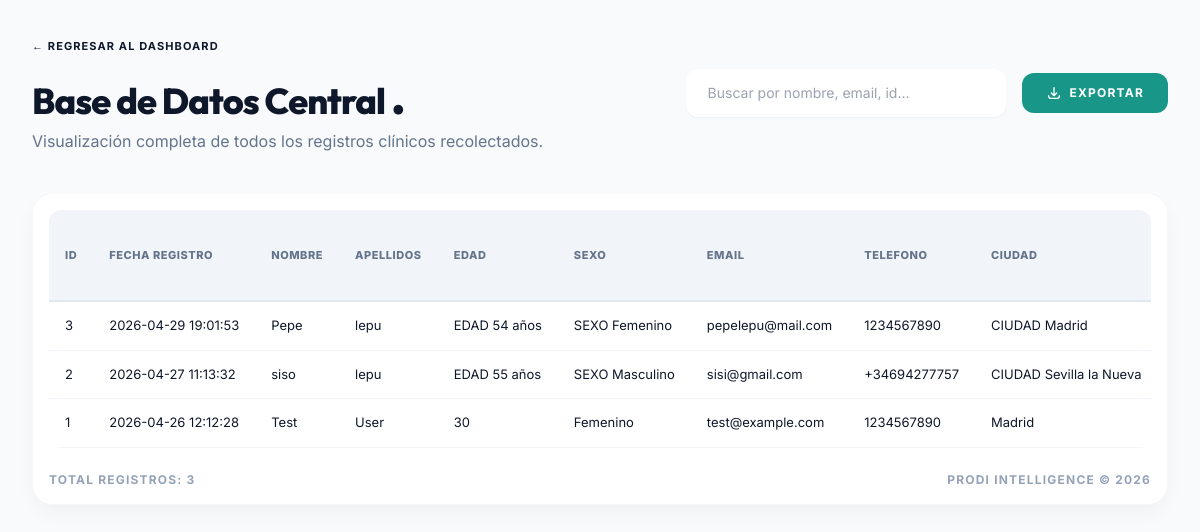
Before: /base_de_datos (signed in) with the older database file.
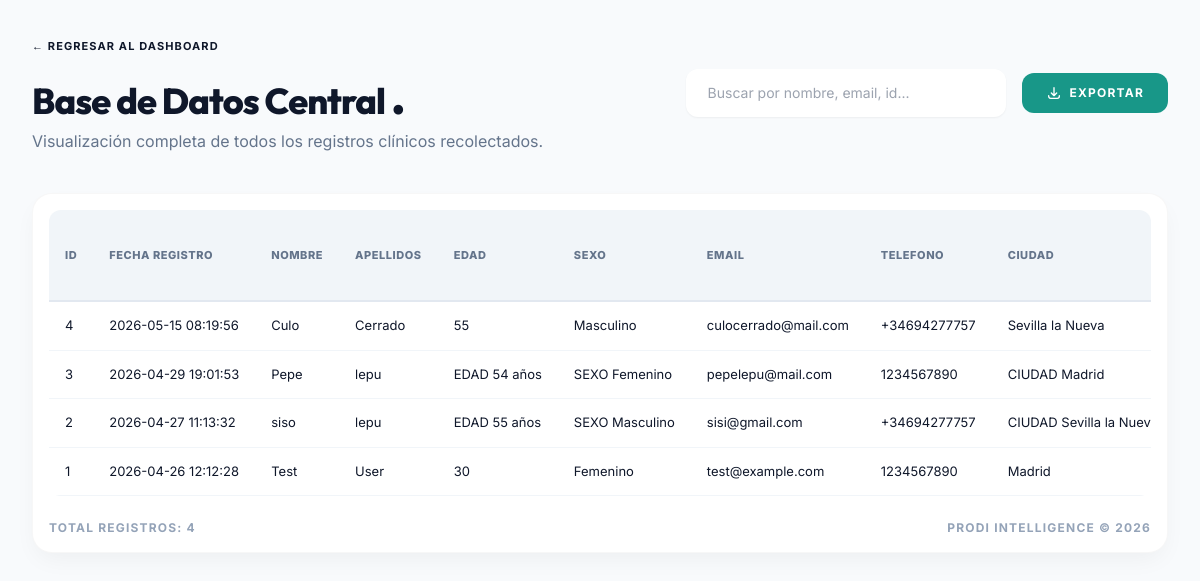
After: the same page with the newer database file.
### tables this page shows
CREATE TABLE historias_clinicas (
            id INTEGER PRIMARY KEY AUTOINCREMENT,
            fecha_registro TEXT DEFAULT CURRENT_TIMESTAMP,
            nombre TEXT, apellidos TEXT, edad INTEGER, sexo TEXT,
            email TEXT, telefono TEXT, ciudad TEXT, pais TEXT,
            antecedentes TEXT, presion_sistolica INTEGER, presion_diastolica INTEGER,
            medicamento_presion TEXT, glucosa_ayunas INTEGER, medicamento_glucosa TEXT,
            hba1c REAL, colesterol_total INTEGER, trigliceridos INTEGER,
            colesterol_ldl INTEGER, colesterol_hdl INTEGER, medicamento_lipidos TEXT,
            peso_kg REAL, talla_cm REAL, perimetro_abdominal REAL, medicamento_peso TEXT,
            desea_bajar_peso TEXT, porcentaje_perdida TEXT, tiempo_perdida TEXT,
            habito_tabaquico TEXT, exposicion_humo TEXT, nivel_actividad TEXT,
            minutos_actividad_semana TEXT, raciones_frutas INTEGER, raciones_vegetales INTEGER,
            raciones_grano_entero INTEGER, raciones_pescado INTEGER, vasos_bebidas_azucaradas INTEGER,
            habitos_sal TEXT, frecuencia_lacteos TEXT, frecuencia_carnes TEXT,
            frecuencia_alcohol TEXT, cantidad_alcohol TEXT, puntuacion_sueno INTEGER,
            ronca TEXT, circunferencia_cuello REAL, enfermedades_presentadas TEXT,
            escala_salud_hoy INTEGER, ansiedad_nervios TEXT, control_preocupacion TEXT,
            poco_interes TEXT, sentimiento_deprimido TEXT, nivel_optimismo INTEGER,
            nivel_pesimismo INTEGER, notas_medico TEXT, analisis_driver TEXT,
            rec_actividad TEXT, rec_alcohol TEXT, rec_ansiedad TEXT, rec_apnea TEXT,
            rec_azucar TEXT, rec_carnes TEXT, rec_depresion TEXT, rec_frutas TEXT,
            rec_glucosa TEXT, rec_granos TEXT, rec_lacteos TEXT, rec_lipidos_cardio TEXT,
            rec_lipidos TEXT, rec_optimismo TEXT, rec_pasivo TEXT, rec_pescado TEXT,
            rec_pesimismo TEXT, rec_presion TEXT, rec_sodio TEXT, rec_tabaco TEXT,
            rec_vegetales TEXT, diag_lipidos TEXT,
            -- Metas Nutricionales
            calorias_diarias REAL, gramos_carbohidratos REAL, porciones_vegetales INTEGER, 
            porciones_fruta INTEGER, gramos_proteina_total REAL, gramos_grasa REAL, 
            meta_kg REAL, total_perder_kg REAL, tiempo_meses INTEGER
        , reporte_visto INTEGER DEFAULT 0);

CREATE TABLE perfil_nutricional (
            id INTEGER PRIMARY KEY AUTOINCREMENT,
            paciente_id INTEGER UNIQUE,
            deseo_bajar_peso TEXT,
            porcentaje_peso TEXT,
            saciedad_baseline INTEGER,
            preferencia_sabor TEXT,
            vegetariano TEXT,
            consumo_leche_huevos TEXT,
            frecuencia_procesados TEXT,
            frecuencia_frituras TEXT,
            frecuencia_carnes_rojas TEXT,
            frecuencia_frutas_veg TEXT,
            frecuencia_legumbres TEXT,
            frecuencia_alcohol TEXT,
            frecuencia_bebidas_azucaradas TEXT,
            fecha_registro DATETIME DEFAULT CURRENT_TIMESTAMP,
            FOREIGN KEY (paciente_id) REFERENCES historias_clinicas(id)
        );

### app.py (the view)
@app.route('/base_de_datos')
def base_de_datos():
    if 'user_id' not in session or session.get('role') != 'admin':
        return redirect(url_for('login'))
    try:
        conn = sqlite3.connect('prodi_salud.db')
        conn.row_factory = sqlite3.Row
        cursor = conn.cursor()
        cursor.execute("PRAGMA table_info(historias_clinicas)")
        cols_hc = [row[1] for row in cursor.fetchall() if row[1] != 'analisis_driver']
        cursor.execute("PRAGMA table_info(perfil_nutricional)")
        cols_pn = [row[1] for row in cursor.fetchall() if row[1] not in ['id', 'paciente_id', 'fecha_registro']]
        hc_select = ", ".join([f"hc.{c}" for c in cols_hc])
        pn_select = ", ".join([f"pn.{c} as pn_{c}" for c in cols_pn]) if cols_pn else ""
        columnas_finales = cols_hc + [f"pn_{c}" for c in cols_pn]
        query = f"""
            SELECT {hc_select} {', ' + pn_select if pn_select else ''}
            FROM historias_clinicas hc
            LEFT JOIN perfil_nutricional pn ON hc.id = pn.paciente_id
            ORDER BY hc.id DESC
        """
        cursor.execute(query)
        filas_raw = cursor.fetchall()
        filas = []
        for row in filas_raw:
            p_id = row['id']
            cursor.execute("""
                SELECT alimento_id FROM preferencias_alimentos
                WHERE paciente_id = ? AND tipo = 'fruta' AND puntuacion >= 4
                LIMIT 3
            """, (p_id,))
            top_frutas = ", ".join([r[0].capitalize() for r in cursor.fetchall()])
            cursor.execute("""
                SELECT alimento_id FROM preferencias_alimentos
                WHERE paciente_id = ? AND tipo = 'verdura' AND puntuacion >= 4
                LIMIT 3
            """, (p_id,))
            top_verduras = ", ".join([r[0].capitalize() for r in cursor.fetchall()])
            d = dict(row)
            d['pn_top_frutas'] = top_frutas if top_frutas else "--"
            d['pn_top_verduras'] = top_verduras if top_verduras else "--"
            filas.append(d)
        columnas_finales = columnas_finales + ['pn_top_frutas', 'pn_top_verduras']
        conn.close()
        return render_template('base_de_datos.html', columnas=columnas_finales, filas=filas)
    except Exception as e:
        print(f"Error en base_de_datos extendida: {e}")
        return f"Error al cargar la base de datos extendida: {e}", 500

### templates/base_de_datos.html (shortened to what this page needs)
<!DOCTYPE html>
<html lang="es">
<head>
    <script src="https://cdn.tailwindcss.com"></script>
</head>
<body class="p-4 md:p-8">
    <div class="max-w-[1600px] mx-auto">
        <header class="flex flex-col md:flex-row justify-between items-center mb-10 gap-6">
            <div>
                <nav class="mb-4">
                    <a href="/dashboard" class="text-accent font-bold uppercase tracking-widest text-[11px] hover:underline">
                        ← Regresar al Dashboard
                    </a>
                </nav>
                <h1 class="text-4xl font-extrabold text-slate-900 tracking-tight">
                    Base de Datos Central <span class="text-accent text-5xl">.</span>
                </h1>
                <p class="text-slate-500 mt-2">Visualización completa de todos los registros clínicos recolectados.</p>
            </div>
            <div class="flex items-center gap-4 w-full md:w-auto">
                <input type="text" id="dbSearch" placeholder="Buscar por nombre, email, id..."
                    class="search-input w-full md:w-80 px-5 py-3 rounded-xl bg-white shadow-sm outline-none text-sm">
                <button onclick="exportTableToCSV('registros_prodi.csv')" class="btn-accent px-6 py-3 rounded-xl font-bold text-xs uppercase tracking-widest flex items-center gap-2">
                    <svg class="w-4 h-4" fill="none" stroke="currentColor" viewBox="0 0 24 24"><path stroke-linecap="round" stroke-linejoin="round" stroke-width="2" d="M4 16v1a3 3 0 003 3h10a3 3 0 003-3v-1m-4-4l-4 4m0 0l-4-4m4 4V4"/></svg>
                    Exportar
                </button>
            </div>
        </header>
        <div class="glass-card p-4">
            <div class="table-container">
                <table id="dataTable">
                    <thead>
                        <tr>
                            {% for col in columnas %}
                            <th class="{{ 'text-blue-600 bg-blue-50/50' if col.startswith('pn_') else '' }}">
                                {{ col | replace('pn_', 'NUTRI: ') | replace('_', ' ') }}
                            </th>
                            {% endfor %}
                        </tr>
                    </thead>
                    <tbody>
                        {% for fila in filas %}
                        <tr class="row-item">
                            {% for col in columnas %}
                            <td>{{ fila[col] if fila[col] is not none else '--' }}</td>
                            {% endfor %}
                        </tr>
                        {% endfor %}
                    </tbody>
                </table>
            </div>
            <div class="mt-6 flex justify-between items-center text-slate-400 text-xs font-bold uppercase tracking-widest">
                <span>Total Registros: {{ filas | length }}</span>
                <span>PRODI Intelligence &copy; 2026</span>
            </div>
        </div>
    </div>
</body>
</html>

Changed rows visible on the page:
added historias_clinicas: id "4" "2026-05-15 08:19:56" "Culo" "Cerrado" "55" "Masculino" "culocerrado@mail.com" "+34694277757" "Sevilla la Nueva"
Other visible differences:
{{ filas | length }}: "3" → "4"
new list line: "CIUDAD Sevilla la…"
list line gone: "CIUDAD Sevilla la Nueva"
